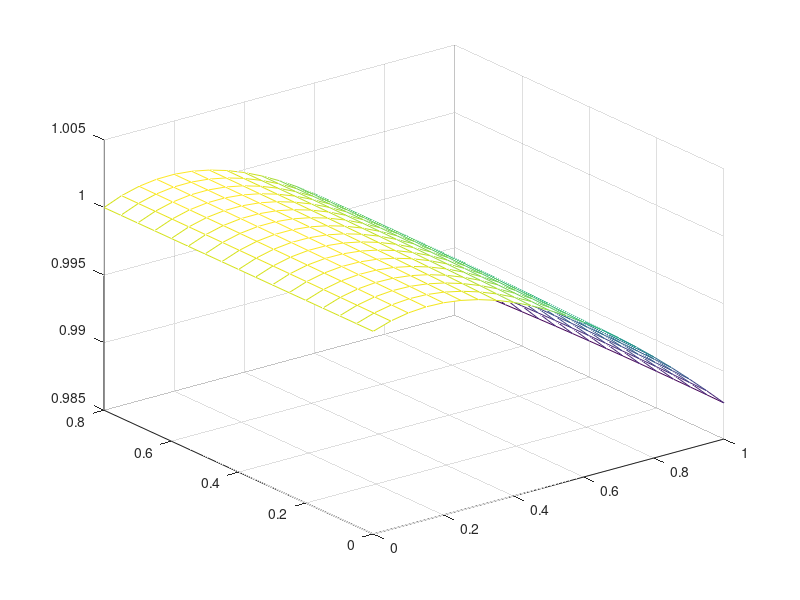

Write the MATLAB code that produced this figure.
clear;
a = 0.1;
b = 0.2;
c = 0.5;
x = 0:0.05:1;
y = 0:0.05:0.8;
[t1,t2] = meshgrid(x,y);

r = (1-t1*a)+b*t1*a./(b+t1*a)+a*t1.*((1-t2).*a./(1-t2.*a)+(c.*(1-a-b)./(1-t2.*a)+b./(1-t2.*a)).*(t1.*a+t2.*a-t1.*t2.*a.*a)./(2.*b-t2.*a.*b+t1.*a+t2.*a-t1.*t2.*a.*a));
mesh(x,y,r);